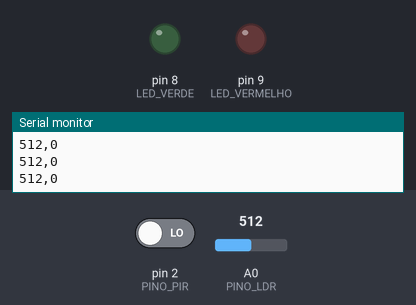
Simulated run of this sketch. Board: Arduino Uno, built with avr-gcc and run on an emulated ATmega328P. On the bench: output pins drawn as LEDs (lit = HIGH), the last lines printed to the serial monitor. The inputs (shaded band) are chosen by the test bench; at power-on: A0 (PINO_LDR) = 512, pin 2 (PINO_PIR) LOW.

Above: at 1.3 s.
1.4 s: A0 (PINO_LDR) set to 408
2.9 s: A0 (PINO_LDR) set to 384
At 3.8 s:
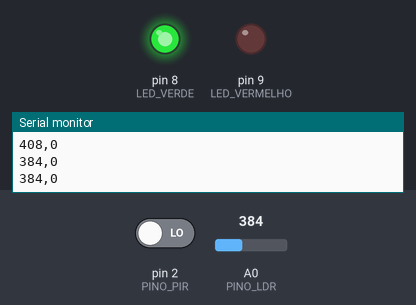
4.5 s: pin 2 (PINO_PIR) driven HIGH
At 4.9 s:
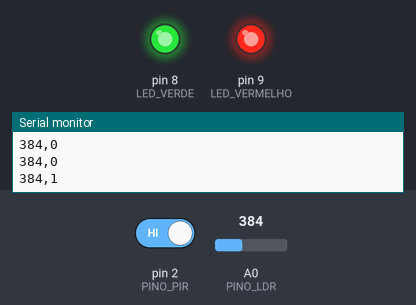
6.0 s: A0 (PINO_LDR) set to 410
At 7.2 s:
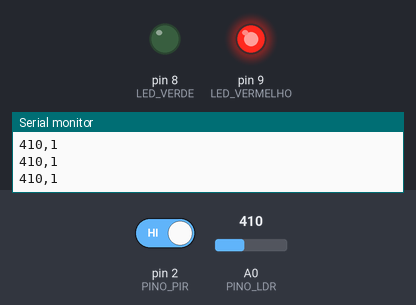
7.5 s: A0 (PINO_LDR) set to 390
At 8.5 s:
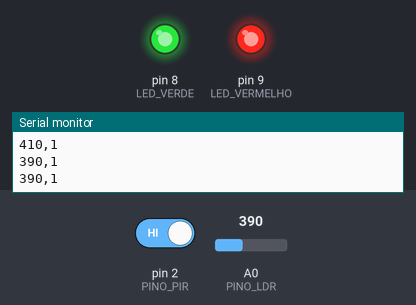
9.0 s: A0 (PINO_LDR) set to 511
At 9.7 s:
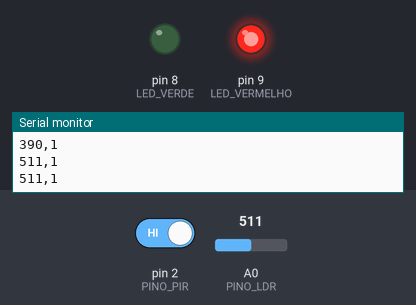
Timing chart, 0 to 11.5 s (numbered marks = the images above; inputs shaded):
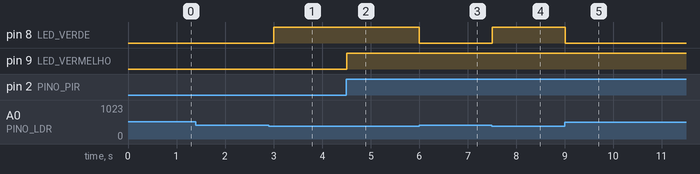

The sketch:

parada.ino
```cpp
// Referência do formato que a ponte.py espera: "ldr,pir" por linha, 9600 baud.
// Se o seu código já imprime LDR e PIR (nessa ordem) numa linha, não precisa trocar.
const int PINO_LDR = A0;      // ajuste para o seu circuito
const int PINO_PIR = 2;       // ajuste para o seu circuito
const int LED_VERDE = 8;
const int LED_VERMELHO = 9;

void setup() {
  pinMode(PINO_PIR, INPUT);
  pinMode(LED_VERDE, OUTPUT);
  pinMode(LED_VERMELHO, OUTPUT);
  Serial.begin(9600);
}

void loop() {
  int ldr = analogRead(PINO_LDR);
  int pir = digitalRead(PINO_PIR);
  digitalWrite(LED_VERDE, ldr < 400);
  digitalWrite(LED_VERMELHO, pir);
  Serial.print(ldr);
  Serial.print(',');
  Serial.println(pir);
  delay(500);
}
```

Measured:
- the behaviour switches between 400 and 399 on A0 (PINO_LDR) (found by bisection; images 0 and 1)
- after the input at 2.9 s, pin 8 (LED_VERDE): LOW → HIGH after 0.10 s
- after the input at 4.5 s, pin 9 (LED_VERMELHO): LOW → HIGH at once
- after the input at 6.0 s, pin 8 (LED_VERDE): HIGH → LOW at once
- after the input at 7.5 s, pin 8 (LED_VERDE): LOW → HIGH at once
- after the input at 9.0 s, pin 8 (LED_VERDE): HIGH → LOW at once
